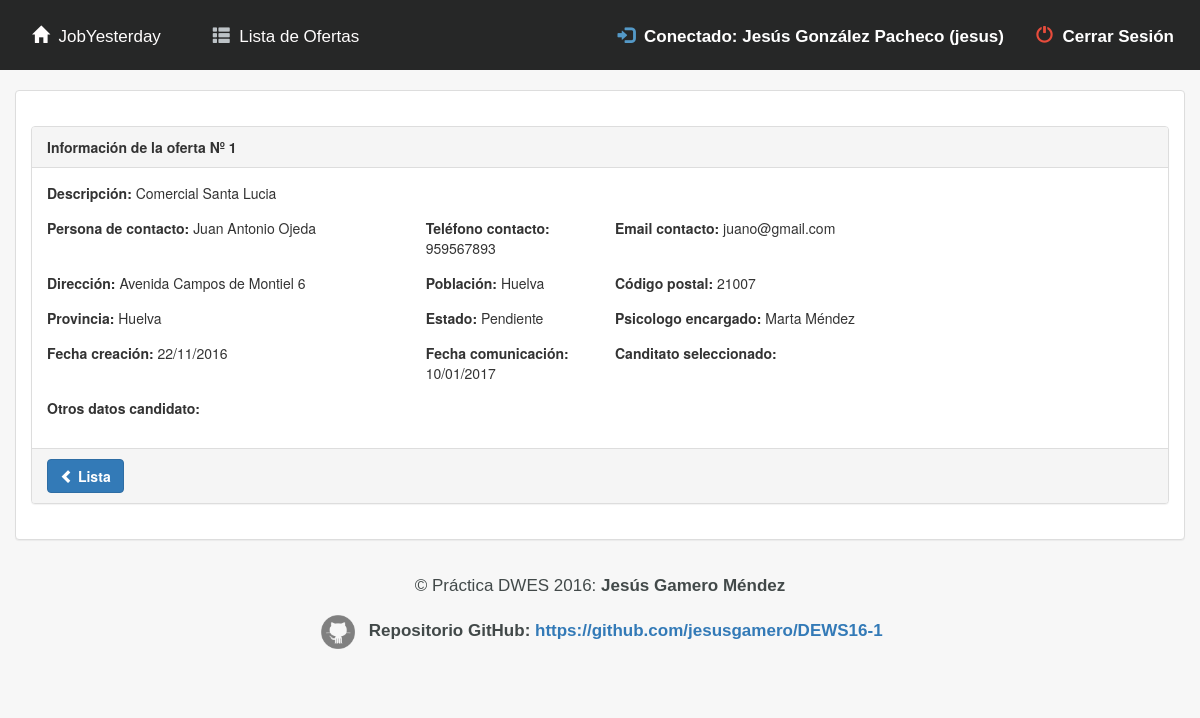
Screenshot of /app/index.php?ctrl=info&id=1 (signed in) with the database file from the repository.
### tables this page shows
CREATE TABLE `oferta` (
  `idoferta` int(11) NOT NULL,
  `descripcion` varchar(250) NOT NULL,
  `persona_contacto` varchar(35) NOT NULL,
  `tlf_contacto` int(9) NOT NULL,
  `email_contacto` varchar(25) NOT NULL,
  `dir_empresa` varchar(50) DEFAULT NULL,
  `poblacion` varchar(25) DEFAULT NULL,
  `cp` varchar(5) DEFAULT NULL,
  `provincia` varchar(35) DEFAULT NULL,
  `estado` char(1) DEFAULT NULL,
  `fcreacion` date DEFAULT NULL,
  `fcomunicacion` date DEFAULT NULL,
  `psico_encar` varchar(25) DEFAULT NULL,
  `candidato` varchar(35) DEFAULT NULL,
  `des_candidato` varchar(250) DEFAULT NULL
);

CREATE TABLE `provincia` (
  `cod_provincia` int(2) NOT NULL DEFAULT '0' COMMENT 'Código de la provincia de dos digitos',
  `nombre` varchar(50) NOT NULL DEFAULT '' COMMENT 'Nombre de la provincia'
);

CREATE TABLE `usuario` (
  `cod` int(11) NOT NULL,
  `tipo` char(1) NOT NULL,
  `nombre` varchar(35) DEFAULT NULL,
  `user` varchar(10) DEFAULT NULL,
  `pass` varchar(10) DEFAULT NULL
);

### app/ctrl/info.php (called while the page is built)
<?php
include_once (MODEL_PATH . "model.php");
include_once (HELPERS_PATH . "helpers.php");
$idoferta = $_GET["id"];
$datosoferta = obtenerOferta($idoferta);
include_once (VIEW_PATH . "info.php");
?>

### app/model/DB_connection.php (called while the page is built, shortened)
<?php
Class Database {
	private $link;
	private $result;
	private static $_instance;
	public static function getInstance(){
		if (!(self::$_instance instanceof self)){
			self::$_instance=new self();
		}
		return self::$_instance;
	}
	private function Conectar($conf)
	{
		$this-> link =new mysqli($conf['servidor'], $conf['usuario'], $conf['password']);
		$this->link->select_db($conf['base_datos']);
		$this->link->query("SET NAMES 'utf8'");
	}
	public function Consulta($sql)
	{
		$this->result=$this->link->query($sql);
		return $this->result;
	}
	public function LeeRegistro($result=NULL)
	{
		if (! $result)
		{
			$result=$this->result;
		}
		$this->regActual=$result->fetch_assoc();
		return $this->regActual;
	}
}

### app/model/model.php (called while the page is built, shortened)
<?php
include (MODEL_PATH . "DB_connection.php");
function nombreProvincias($id)
{
	$bdatos = Database::getInstance();
	$query = 'SELECT p.nombre FROM provincia p WHERE p.cod_provincia=' . $id;
	$res = $bdatos->Consulta($query);
	$registro = $bdatos->LeeRegistro();
	return $registro['nombre'];
}
function obtenerOferta($id)
{
	$datos = array();
	$conex = Database::getInstance();
	$conex->Consulta("SELECT * FROM oferta WHERE idoferta = '$id'");
	while ($rs = $conex->LeeRegistro()) {
		$datos = $rs;
	}
	return $datos;
}
function nombrePsicologo($id)
{
	$bdatos = Database::getInstance();
	$query = 'SELECT u.nombre FROM usuario u WHERE u.cod=' . $id;
	$res = $bdatos->Consulta($query);
	$registro = $bdatos->LeeRegistro();
	return $registro['nombre'];
}

### app/helpers/helpers.php (called while the page is built, shortened)
<?php
function verEstado($estado)
{
	if ($estado == 'P') {
		return 'Pendiente';
	}
}
function formatoGregoriano($fecha_old)
{
	$a = explode('-', $fecha_old);
	$fecha_new = $a[2] . '/' . $a[1] . '/' . $a[0];
	return $fecha_new;
}

### app/view/info.php (the view)
<br><div class="container-fluid">
	<div class="panel panel-default">
	<div class="panel-body">
	<br>
<div class="panel panel-default">
<div class="panel-heading"><b>Información de la oferta Nº <?= $idoferta; ?></b></div>
<div class="panel-body">
<div class="form-horizontal">
<div class="form-group">
  <div class="col-md-10"><b>Descripción: </b><?php echo $datosoferta['descripcion']; ?></div>
</div>
<div class="form-group">
  <div class="col-md-4"><b>Persona de contacto: </b><?php echo $datosoferta['persona_contacto']; ?></div>
  <div class="col-md-2"><b>Teléfono contacto: </B><?php echo $datosoferta['tlf_contacto']; ?></div>
  <div class="col-md-4"><b>Email contacto: </B><?php echo $datosoferta['email_contacto']; ?></div>
</div>
<div class="form-group">
  <div class="col-md-4"><b>Dirección: </b><?php echo $datosoferta['dir_empresa']; ?></div>
  <div class="col-md-2"><b>Población: </b><?php echo $datosoferta['poblacion']; ?></div>
  <div class="col-md-2"><b>Código postal: </b><?php echo $datosoferta['cp']; ?></div>
</div>
<div class="form-group">
  <div class="col-md-4"><b>Provincia: </b><?php echo nombreProvincias($datosoferta['provincia']); ?></div>
  <div class="col-md-2"><b>Estado: </b><?php echo verEstado($datosoferta['estado']); ?></div>
  <div class="col-md-4"><b>Psicologo encargado: </b><?php echo nombrePsicologo($datosoferta['psico_encar']); ?></div>
</div>
<div class="form-group">
  <div class="col-md-4"><b>Fecha creación: </b><?php echo formatoGregoriano($datosoferta['fcreacion']); ?></div>
  <div class="col-md-2"><b>Fecha comunicación: </b><?php echo formatoGregoriano($datosoferta['fcomunicacion']); ?></div>
  <div class="col-md-4"><b>Canditato seleccionado: </b><?php echo $datosoferta['candidato']; ?></div>
</div>
<div class="form-group">
  <div class="col-md-10"><b>Otros datos candidato: </b><?php echo $datosoferta['des_candidato']; ?></div>
</div>
</div>
</div>
<div class="panel-footer"><a href="?ctrl=list" class="btn btn-primary"><span class="glyphicon glyphicon-chevron-left"></span>&nbsp;<b>Lista</b></a></div>
</div>
</div>
</div>
</div>

### rows the page displays
oferta: descripcion "Comercial Santa Lucia", persona_contacto "Juan Antonio Ojeda", tlf_contacto "959567893", email_contacto "juano@gmail.com", dir_empresa "Avenida Campos de Montiel 6", poblacion "Huelva", cp "21007", provincia.nombre "Huelva", estado "Pendiente", psico_encar.nombre "Marta Méndez", fcreacion "22/11/2016", fcomunicacion "10/01/2017"

### other values shown
$_SESSION['nombre'] "Jesús González Pacheco"
$_SESSION['usuario'] "jesus"
$idoferta "1"
